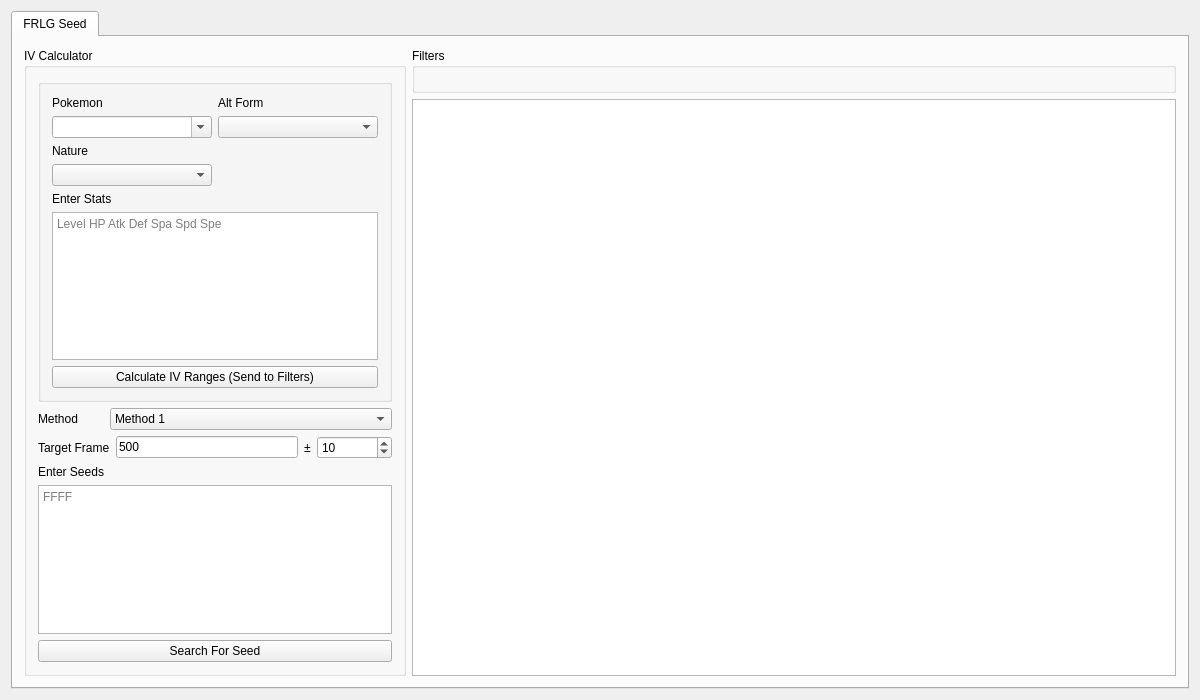
<?xml version="1.0" encoding="UTF-8"?>
<ui version="4.0">
 <class>Stationary3</class>
 <widget class="QWidget" name="Stationary3">
  <property name="geometry">
   <rect>
    <x>0</x>
    <y>0</y>
    <width>1200</width>
    <height>700</height>
   </rect>
  </property>
  <property name="minimumSize">
   <size>
    <width>1200</width>
    <height>700</height>
   </size>
  </property>
  <property name="windowTitle">
   <string notr="true">FRLG Seed Checker</string>
  </property>
  <property name="windowIcon">
   <iconset>
    <normaloff>:/pokefinder.ico</normaloff>:/pokefinder.ico</iconset>
  </property>
  <layout class="QGridLayout" name="gridLayout_7">
   <item row="0" column="0">
    <widget class="QTabWidget" name="tabRNGSelector">
     <property name="currentIndex">
      <number>0</number>
     </property>
     <widget class="QWidget" name="tabStationary">
      <attribute name="title">
       <string>FRLG Seed</string>
      </attribute>
      <layout class="QGridLayout" name="gridLayout_5">
       <item row="1" column="1">
        <widget class="TableView" name="tableViewGenerator">
         <property name="contextMenuPolicy">
          <enum>Qt::CustomContextMenu</enum>
         </property>
         <property name="editTriggers">
          <set>QAbstractItemView::NoEditTriggers</set>
         </property>
         <property name="sortingEnabled">
          <bool>false</bool>
         </property>
         <attribute name="horizontalHeaderDefaultSectionSize">
          <number>100</number>
         </attribute>
         <attribute name="verticalHeaderVisible">
          <bool>false</bool>
         </attribute>
         <attribute name="verticalHeaderMinimumSectionSize">
          <number>20</number>
         </attribute>
         <attribute name="verticalHeaderDefaultSectionSize">
          <number>21</number>
         </attribute>
        </widget>
       </item>
       <item row="0" column="1">
        <widget class="QGroupBox" name="groupBoxGeneratorFilters">
         <property name="sizePolicy">
          <sizepolicy hsizetype="Preferred" vsizetype="Preferred">
           <horstretch>2</horstretch>
           <verstretch>0</verstretch>
          </sizepolicy>
         </property>
         <property name="title">
          <string>Filters</string>
         </property>
         <layout class="QGridLayout" name="gridLayout">
          <item row="0" column="0" rowspan="2">
           <widget class="Filter" name="filterGenerator" native="true"/>
          </item>
         </layout>
        </widget>
       </item>
       <item row="0" column="0" rowspan="2">
        <widget class="QGroupBox" name="groupBoxGeneratorRNGInfo">
         <property name="sizePolicy">
          <sizepolicy hsizetype="Preferred" vsizetype="Preferred">
           <horstretch>1</horstretch>
           <verstretch>0</verstretch>
          </sizepolicy>
         </property>
         <property name="title">
          <string>IV Calculator</string>
         </property>
         <layout class="QGridLayout" name="gridLayout_6">
          <item row="3" column="0" rowspan="2" colspan="2">
           <layout class="QGridLayout" name="gridLayout_2">
            <item row="0" column="0">
             <widget class="QLabel" name="labelGeneratorInitialFrame">
              <property name="sizePolicy">
               <sizepolicy hsizetype="Fixed" vsizetype="Preferred">
                <horstretch>0</horstretch>
                <verstretch>0</verstretch>
               </sizepolicy>
              </property>
              <property name="text">
               <string>Target Frame</string>
              </property>
             </widget>
            </item>
            <item row="0" column="2">
             <widget class="QLabel" name="label_2">
              <property name="text">
               <string>±</string>
              </property>
             </widget>
            </item>
            <item row="0" column="1">
             <widget class="TextBox" name="textBoxGeneratorInitialFrame">
              <property name="inputMethodHints">
               <set>Qt::ImhDigitsOnly</set>
              </property>
              <property name="inputMask">
               <string/>
              </property>
              <property name="text">
               <string notr="true">500</string>
              </property>
              <property name="maxLength">
               <number>10</number>
              </property>
             </widget>
            </item>
            <item row="0" column="3">
             <widget class="QSpinBox" name="spinBoxPlusMinus">
              <property name="sizePolicy">
               <sizepolicy hsizetype="Fixed" vsizetype="Fixed">
                <horstretch>0</horstretch>
                <verstretch>0</verstretch>
               </sizepolicy>
              </property>
              <property name="minimumSize">
               <size>
                <width>75</width>
                <height>0</height>
               </size>
              </property>
              <property name="value">
               <number>10</number>
              </property>
             </widget>
            </item>
           </layout>
          </item>
          <item row="1" column="1">
           <widget class="ComboBox" name="comboBoxGeneratorMethod">
            <property name="layoutDirection">
             <enum>Qt::LeftToRight</enum>
            </property>
            <property name="editable">
             <bool>false</bool>
            </property>
            <property name="frame">
             <bool>true</bool>
            </property>
            <item>
             <property name="text">
              <string>Method 1</string>
             </property>
            </item>
            <item>
             <property name="text">
              <string>Method 1 Reverse</string>
             </property>
            </item>
            <item>
             <property name="text">
              <string>Method 2</string>
             </property>
            </item>
            <item>
             <property name="text">
              <string>Method 4</string>
             </property>
            </item>
           </widget>
          </item>
          <item row="0" column="0" colspan="2">
           <widget class="QGroupBox" name="StatCalc">
            <layout class="QGridLayout" name="gridLayout_10">
             <item row="2" column="0">
              <layout class="QGridLayout" name="gridLayout_12">
               <property name="topMargin">
                <number>0</number>
               </property>
               <item row="2" column="0">
                <widget class="QLabel" name="Nlabel">
                 <property name="text">
                  <string>Nature</string>
                 </property>
                </widget>
               </item>
               <item row="3" column="0">
                <widget class="QComboBox" name="comboBoxNatures"/>
               </item>
               <item row="0" column="0">
                <widget class="QLabel" name="Plabel">
                 <property name="text">
                  <string>Pokemon</string>
                 </property>
                </widget>
               </item>
               <item row="1" column="1">
                <widget class="QComboBox" name="comboBoxAltForm"/>
               </item>
               <item row="0" column="1">
                <widget class="QLabel" name="labelAltForm">
                 <property name="text">
                  <string>Alt Form</string>
                 </property>
                </widget>
               </item>
               <item row="1" column="0">
                <widget class="QComboBox" name="comboBoxPokemon">
                 <property name="autoFillBackground">
                  <bool>false</bool>
                 </property>
                 <property name="editable">
                  <bool>true</bool>
                 </property>
                </widget>
               </item>
              </layout>
             </item>
             <item row="5" column="0">
              <widget class="QLabel" name="Slabel">
               <property name="text">
                <string>Enter Stats</string>
               </property>
              </widget>
             </item>
             <item row="6" column="0">
              <widget class="QTextEdit" name="textEdit">
               <property name="placeholderText">
                <string>Level HP Atk Def Spa Spd Spe</string>
               </property>
              </widget>
             </item>
             <item row="7" column="0">
              <widget class="QPushButton" name="CalculateIVButton">
               <property name="text">
                <string>Calculate IV Ranges (Send to Filters)</string>
               </property>
              </widget>
             </item>
            </layout>
           </widget>
          </item>
          <item row="6" column="0" colspan="2">
           <widget class="QTextEdit" name="textUserSeed">
            <property name="placeholderText">
             <string>FFFF</string>
            </property>
           </widget>
          </item>
          <item row="7" column="0" colspan="2">
           <widget class="QPushButton" name="pushButtonGenerate">
            <property name="enabled">
             <bool>true</bool>
            </property>
            <property name="text">
             <string>Search For Seed</string>
            </property>
            <property name="checkable">
             <bool>false</bool>
            </property>
            <property name="autoDefault">
             <bool>false</bool>
            </property>
           </widget>
          </item>
          <item row="1" column="0">
           <widget class="QLabel" name="labelGeneratorMethod">
            <property name="sizePolicy">
             <sizepolicy hsizetype="Fixed" vsizetype="Preferred">
              <horstretch>0</horstretch>
              <verstretch>0</verstretch>
             </sizepolicy>
            </property>
            <property name="text">
             <string>Method</string>
            </property>
           </widget>
          </item>
          <item row="5" column="0">
           <widget class="QLabel" name="label">
            <property name="text">
             <string>Enter Seeds</string>
            </property>
           </widget>
          </item>
         </layout>
        </widget>
       </item>
      </layout>
     </widget>
    </widget>
   </item>
  </layout>
 </widget>
 <layoutdefault spacing="6" margin="11"/>
 <customwidgets>
  <customwidget>
   <class>TextBox</class>
   <extends>QLineEdit</extends>
   <header>Forms/Controls/TextBox.hpp</header>
  </customwidget>
  <customwidget>
   <class>ComboBox</class>
   <extends>QComboBox</extends>
   <header>Forms/Controls/ComboBox.hpp</header>
  </customwidget>
  <customwidget>
   <class>TableView</class>
   <extends>QTableView</extends>
   <header>Forms/Controls/TableView.hpp</header>
  </customwidget>
  <customwidget>
   <class>Filter</class>
   <extends>QWidget</extends>
   <header>Forms/Controls/Filter.hpp</header>
   <container>1</container>
  </customwidget>
 </customwidgets>
 <tabstops>
  <tabstop>tabRNGSelector</tabstop>
  <tabstop>comboBoxGeneratorMethod</tabstop>
  <tabstop>pushButtonGenerate</tabstop>
  <tabstop>tableViewGenerator</tabstop>
 </tabstops>
 <resources/>
 <connections/>
</ui>
